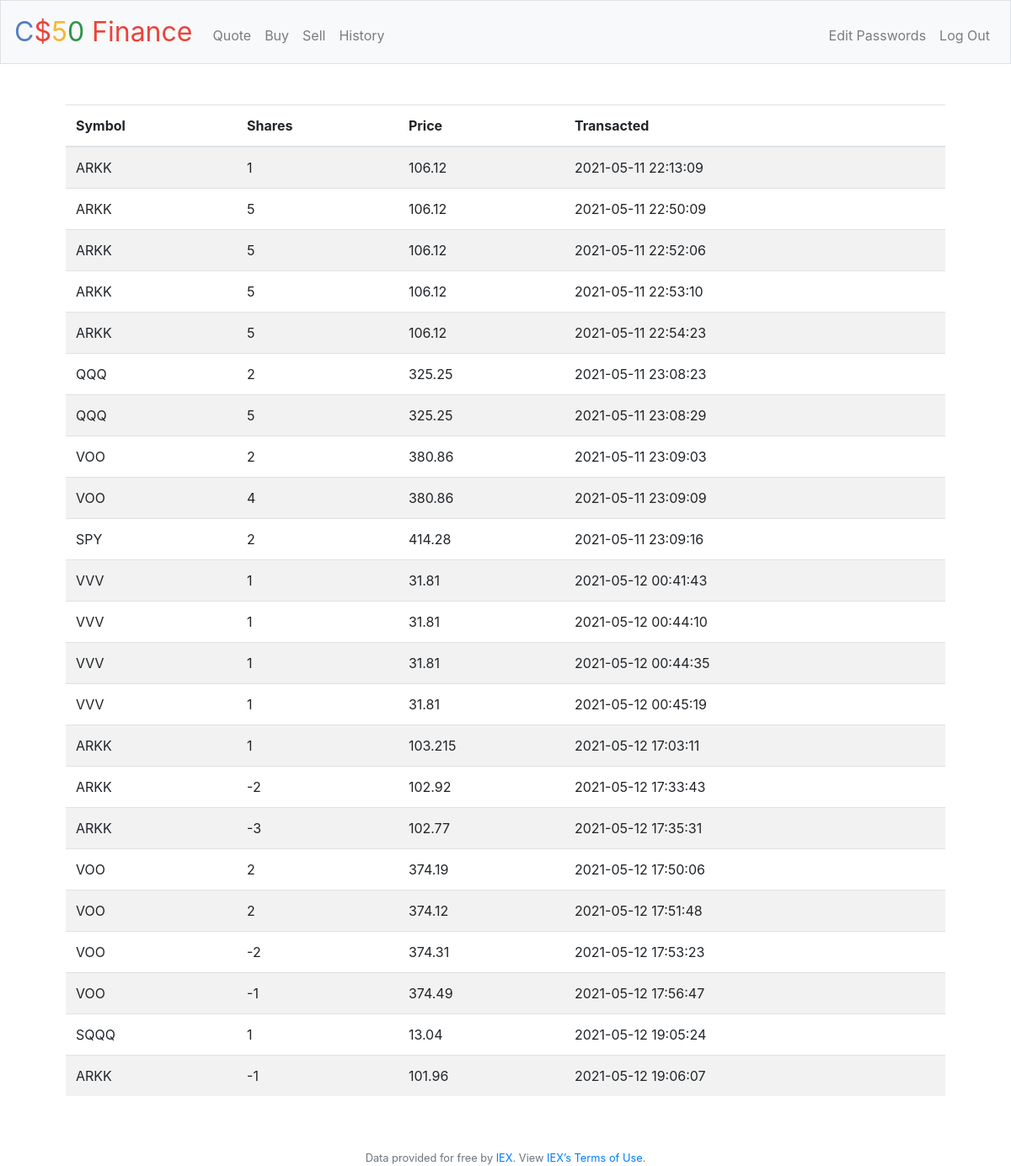
Screenshot of /history (signed in) with the database file from the repository.
### tables this page shows
CREATE TABLE purchase (id integer PRIMARY KEY, user_id integer, symbol text NOT NULL, stockname text NOT NULL, shares integer NOT NULL, price float NOT NULL, Timestamp DATETIME DEFAULT CURRENT_TIMESTAMP, FOREIGN KEY (user_id) REFERENCES users (id));

### application.py (the view)
@app.route("/history")
@login_required
def history():
    stocks = db.execute("SELECT symbol, shares, price, Timestamp AS transacted from purchase WHERE user_id = ?", session["user_id"])
    return render_template("history.html", stocks=stocks)

### application.py (called while the page is built)
@app.after_request
def after_request(response):
    response.headers["Cache-Control"] = "no-cache, no-store, must-revalidate"
    response.headers["Expires"] = 0
    response.headers["Pragma"] = "no-cache"
    return response

### helpers.py (called while the page is built)
def login_required(f):
    @wraps(f)
    def decorated_function(*args, **kwargs):
        if session.get("user_id") is None:
            return redirect("/login")
        return f(*args, **kwargs)
    return decorated_function

### templates/history.html (shortened to what this page needs)
{% extends "layout.html" %}
{% block main %}
    <table class="table table-striped">
        <thead>
            <tr align="left">
                <th>Symbol</th>
                <th>Shares</th>
                <th>Price</th>
                <th>Transacted</th>
            </tr>
        </thead>
        <tbody>
                {% for stock in stocks %}
                <tr align="left">
                    <td>{{ stock.symbol }}</td>
                    <td>{{ stock.shares }}</td>
                    <td>{{ stock.price }}</td>
                    <td>{{ stock.transacted}}</td>
                </tr>
                {% endfor %}
        </tbody>
    </table>
{% endblock %}

### templates/layout.html (shortened to what this page needs)
<!DOCTYPE html>
<html lang="en">
    <head>
        <link rel="stylesheet" href="https://cdn.jsdelivr.net/npm/bootstrap@4.5.3/dist/css/bootstrap.min.css">
        <link href="/static/styles.css" rel="stylesheet">
    </head>
    <body>
        <nav class="navbar navbar-expand-md navbar-light bg-light border">
            <a class="navbar-brand" href="/"><span class="blue">C</span><span class="red">$</span><span class="yellow">5</span><span class="green">0</span> <span class="red">Finance</span></a>
            <div class="collapse navbar-collapse" id="navbar">
                {% if session.user_id %}
                    <ul class="navbar-nav mr-auto mt-2">
                        <li class="nav-item"><a class="nav-link" href="/quote">Quote</a></li>
                        <li class="nav-item"><a class="nav-link" href="/buy">Buy</a></li>
                        <li class="nav-item"><a class="nav-link" href="/sell">Sell</a></li>
                        <li class="nav-item"><a class="nav-link" href="/history">History</a></li>
                    </ul>
                    <ul class="navbar-nav ml-auto mt-2">
                        <li class="nav-item"><a class="nav-link" href="/edit">Edit Passwords</a></li>
                        <li class="nav-item"><a class="nav-link" href="/logout">Log Out</a></li>
                    </ul>
                {% else %}
                    <ul class="navbar-nav ml-auto mt-2">
                        <li class="nav-item"><a class="nav-link" href="/register">Register</a></li>
                        <li class="nav-item"><a class="nav-link" href="/login">Log In</a></li>
                    </ul>
                {% endif %}
            </div>
        </nav>
        <main class="container p-5">
            {% block main %}{% endblock %}
        </main>
        <footer class="small text-center text-muted">
            Data provided for free by <a href="https://iextrading.com/developer">IEX</a>. View <a href="https://iextrading.com/api-exhibit-a/">IEX’s Terms of Use</a>.
        </footer>
    </body>
</html>

### static/styles.css (style rules this page uses)
nav .navbar-brand { font-size: xx-large; }
nav .navbar-brand .blue { color: #537fbe; }
nav .navbar-brand .red { color: #ea433b; }
nav .navbar-brand .yellow { color: #f5b82e; }
nav .navbar-brand .green { color: #2e944b; }
main { overflow-x: auto; text-align: center; }

### rows the page displays
purchase: symbol "ARKK", shares "1", price "106.12", transacted "2021-05-11 22:13:09"
purchase: symbol "ARKK", shares "5", price "106.12", transacted "2021-05-11 22:50:09"
purchase: symbol "ARKK", shares "5", price "106.12", transacted "2021-05-11 22:52:06"
purchase: symbol "ARKK", shares "5", price "106.12", transacted "2021-05-11 22:53:10"
purchase: symbol "ARKK", shares "5", price "106.12", transacted "2021-05-11 22:54:23"
purchase: symbol "QQQ", shares "2", price "325.25", transacted "2021-05-11 23:08:23"
purchase: symbol "QQQ", shares "5", price "325.25", transacted "2021-05-11 23:08:29"
purchase: symbol "VOO", shares "2", price "380.86", transacted "2021-05-11 23:09:03"
purchase: symbol "VOO", shares "4", price "380.86", transacted "2021-05-11 23:09:09"
purchase: symbol "SPY", shares "2", price "414.28", transacted "2021-05-11 23:09:16"
purchase: symbol "VVV", shares "1", price "31.81", transacted "2021-05-12 00:41:43"
purchase: symbol "VVV", shares "1", price "31.81", transacted "2021-05-12 00:44:10"
purchase: symbol "VVV", shares "1", price "31.81", transacted "2021-05-12 00:44:35"
purchase: symbol "VVV", shares "1", price "31.81", transacted "2021-05-12 00:45:19"
purchase: symbol "ARKK", shares "1", price "103.215", transacted "2021-05-12 17:03:11"
purchase: symbol "ARKK", shares "-2", price "102.92", transacted "2021-05-12 17:33:43"
purchase: symbol "ARKK", shares "-3", price "102.77", transacted "2021-05-12 17:35:31"
purchase: symbol "VOO", shares "2", price "374.19", transacted "2021-05-12 17:50:06"
purchase: symbol "VOO", shares "2", price "374.12", transacted "2021-05-12 17:51:48"
purchase: symbol "VOO", shares "-2", price "374.31", transacted "2021-05-12 17:53:23"
purchase: symbol "VOO", shares "-1", price "374.49", transacted "2021-05-12 17:56:47"
purchase: symbol "SQQQ", shares "1", price "13.04", transacted "2021-05-12 19:05:24"
purchase: symbol "ARKK", shares "-1", price "101.96", transacted "2021-05-12 19:06:07"
